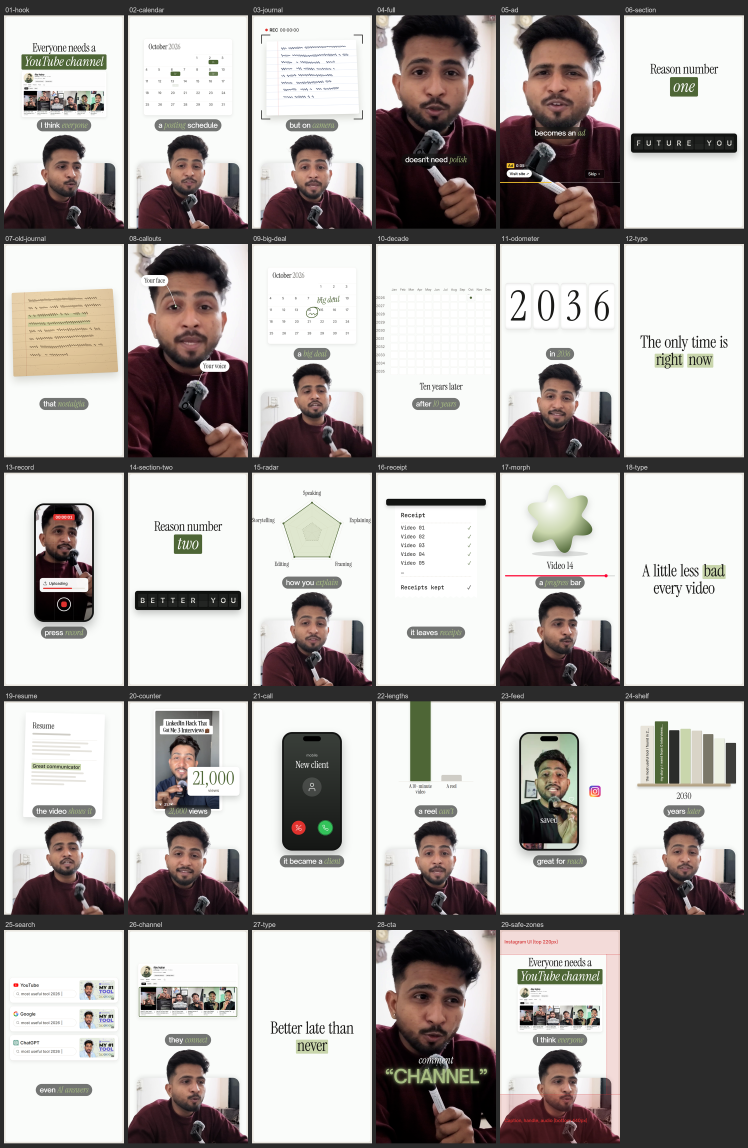
#> input picture reel-creator/design/sheet.png, 2244 x 3442 px (shown at 1/3 size)
$ python references.py
#> lines starting #> are read from the running program, lines starting #| are printed output that depends on the picture
"""Gather every visual reference into one place: visuals/references/.

  python scripts/references.py

Writes a labelled sheet of the swipe set (tracked; those images are in git) and, under visuals/references/local/
(git-ignored: other creators' frames stay private reference, like videos/reference/*/frames), one contact sheet per
video reference. The index of all of it is visuals/references/README.md (hand-written). Re-run after adding a
reference; a source whose frames aren't on this machine is skipped with a note.
"""
import glob, os
from pathlib import Path
from PIL import Image, ImageDraw, ImageFont

ROOT = Path(__file__).resolve().parent.parent
OUT = ROOT / "visuals" / "references"; LOCAL = OUT / "local"
REF = ROOT / "videos" / "reference"


def sheet(files: list[Path], out: Path, cols: int = 4, w: int = 480, label=lambda f: f.stem) -> None:
    files = [f for f in files if f.exists()]
    if not files: print(f"skip {out.name}: no frames on this machine"); return
    font = ImageFont.load_default(20)
    cells = []
    for f in files:
        im = Image.open(f).convert("RGB"); im = im.resize((w, max(1, int(im.height * w / im.width))))
        c = Image.new("RGB", (w, im.height + 28), "white"); c.paste(im, (0, 28))
        ImageDraw.Draw(c).text((6, 4), label(f), fill=(200, 30, 30), font=font); cells.append(c)
    rows = [cells[i:i + cols] for i in range(0, len(cells), cols)]
    H = sum(max(c.height for c in r) for r in rows)
    sh = Image.new("RGB", (cols * w, H), "white"); y = 0
    for r in rows:
        for k, c in enumerate(r): sh.paste(c, (k * w, y))
        y += max(c.height for c in r)
    out.parent.mkdir(parents=True, exist_ok=True)
    sh.save(out, quality=85) if out.suffix == ".jpg" else sh.save(out)
    print(f"{out.relative_to(ROOT).as_posix()}: {len(files)} frames")


def main():
    swipe = sorted(p for p in (ROOT / "swipe" / "video slides (extra)").glob("*.webp") if "(1)" not in p.name)
    sheet(swipe, OUT / "swipe-darius.png", cols=6, w=320, label=lambda f: f.name[:6])
    for name, folder, pat in [
        ("nick-survive-ai", "2026-10-15-nick-saraev-survive-ai", "*.png"),
        ("fieldcamp", "2026-10-22-fieldcamp-ai-receptionist", "sheet*.png"),
        ("nick-ceo-ai", "2026-10-28-nick-saraev-ceo-ai", "s*.png"),
        ("aayusucks", "2026-10-29-aayusucks-typography", "s0*.png"),
    ]:
        sheet(sorted((REF / folder / "frames").glob(pat)), LOCAL / f"{name}.jpg", cols=3 if "sheet" in pat or pat.startswith("s") else 4)
    sb = sorted((LOCAL / "nick-second-brain").glob("M*.png"))
    sheet(sb, LOCAL / "nick-second-brain.jpg", cols=3, w=640)
    reels = sorted((ROOT / "reel-creator" / "reference" / "04_frames").glob("*_contact_sheet.jpg"))
    sheet(reels, LOCAL / "reels-49.jpg", cols=7, w=360, label=lambda f: f"reel {f.stem[:2]}")
    design = ROOT / "reel-creator" / "design" / "sheet.png"
    sheet([design], LOCAL / "reel-design.jpg", cols=1, w=1600, label=lambda f: "reel design (ours)")
#> in sheet, im is the input picture: PIL image 2244x3442 RGB; mean R, G, B 175.6, 171.4, 169
#> in sheet (call 8), `im = im.resize((w, max(1, int(im.height * w / im.width))))`:
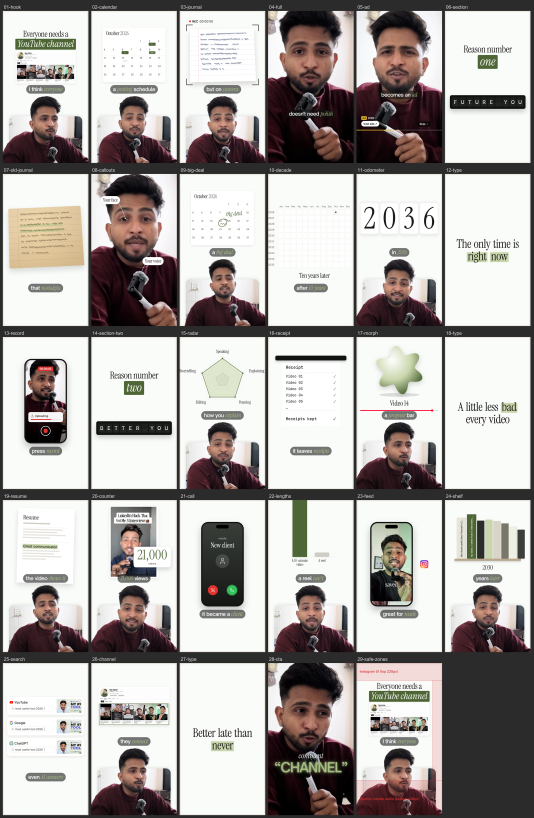
#> im: PIL image 1600x2454 RGB (shown at 1/3 size); mean R, G, B 175.6, 171.4, 169
#> in sheet (call 8), `c = Image.new('RGB', (w, im.height + 28), 'white')`: c: PIL image 1600x2482 RGB; every value is 255
#> in sheet (call 8), `c.paste(im, (0, 28))`:
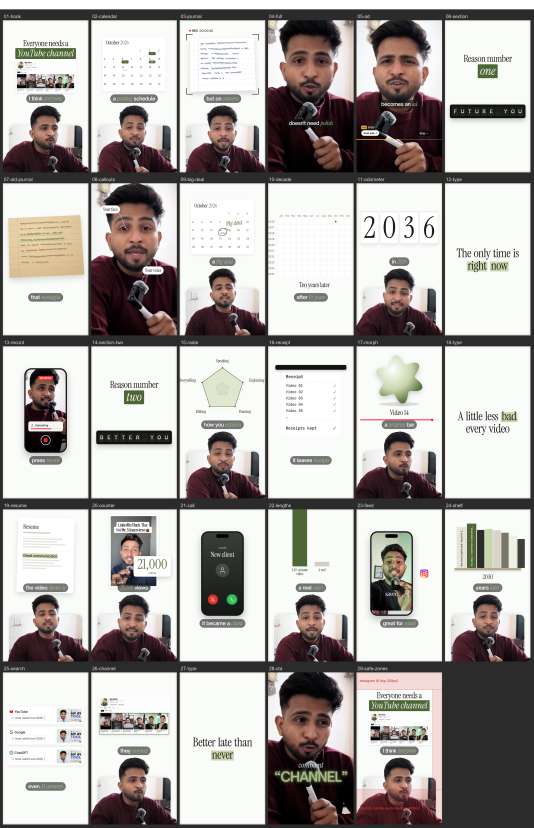
#> c: PIL image 1600x2482 RGB (shown at 1/3 size); mean R, G, B 176.5, 172.3, 169.9
#> in sheet (call 8), `rows = [cells[i:i + cols] for i in range(0, len(cells), cols)]`: rows = 1 item
#> in sheet (call 8), `H = sum(max(c.height for c in r) for r in rows)`: H = 2482
#> the loop in sheet (call 8), `for r in rows:` made 1 pass
#> y on pass 1: 2482


if __name__ == "__main__":
    main()
